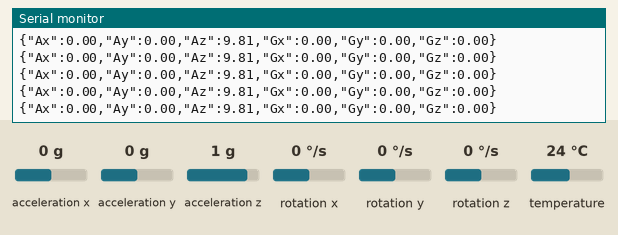
Simulated run of this sketch. Board: ESP32. On the bench: the last lines printed to the serial monitor. The inputs (shaded band) are chosen by the test bench; at power-on: acceleration x 0 g, acceleration y 0 g, acceleration z 1 g, rotation x 0 °/s, rotation y 0 °/s, rotation z 0 °/s, temperature 24 °C. WiFi joins after 1.5 s; servers stay silent unless stated; no MQTT or app messages arrive unless stated.

Above: at 2.7 s.
2.8 s: acceleration x set to -1.4 g
At 3.4 s:
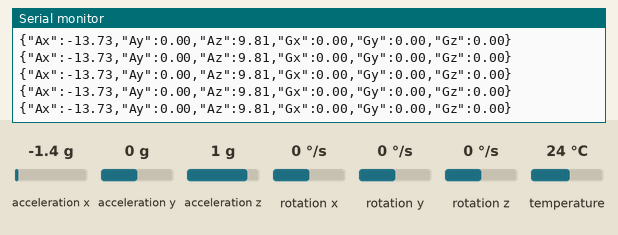
4.3 s: acceleration y set to -1.4 g
At 4.8 s:
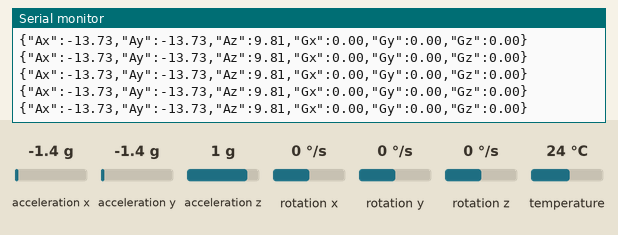
5.8 s: acceleration z set to -1.4 g
At 6.6 s:
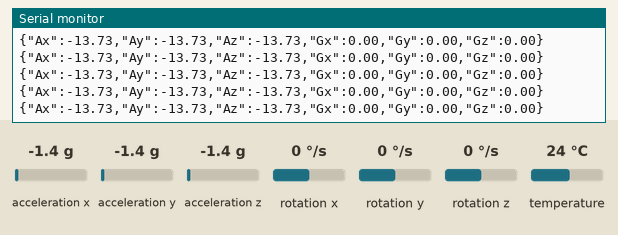
7.3 s: rotation x set to -192 °/s
At 7.8 s:
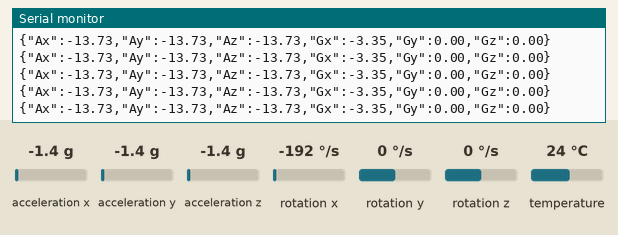
8.8 s: rotation y set to -192 °/s
At 9.7 s:
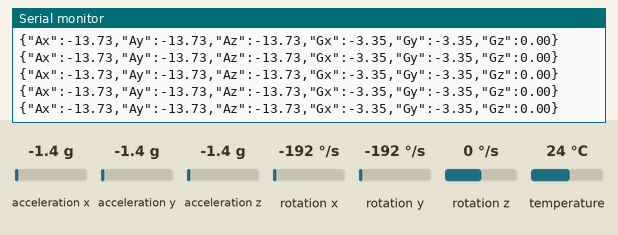

Measured:
- after the input at 2.8 s, the serial monitor: prints a new line at once (image 1)
- after the input at 4.3 s, the serial monitor: prints a new line at once (image 2)
- after the input at 5.8 s, the serial monitor: prints a new line at once (image 3)
- after the input at 7.3 s, the serial monitor: prints a new line at once (image 4)
- after the input at 8.8 s, the serial monitor: prints a new line at once (image 5)

The sketch:

SafeTag_IoT.ino
```cpp
#include <WiFi.h>
#include <Wire.h>
#include <Adafruit_MPU6050.h>
#include <Adafruit_Sensor.h>
#include "Adafruit_MQTT.h"
#include "Adafruit_MQTT_Client.h"

// === WiFi & MQTT Info ===
const char* ssid = "lala";
const char* password = "00000000";

#define MQTT_SERVER      "broker.emqx.io"
#define MQTT_SERVERPORT  1883
#define MQTT_USERNAME    ""
#define MQTT_KEY         ""

WiFiClient client;
Adafruit_MQTT_Client mqtt(&client, MQTT_SERVER, MQTT_SERVERPORT, MQTT_USERNAME, MQTT_KEY);
Adafruit_MQTT_Publish fall_data = Adafruit_MQTT_Publish(&mqtt, "fall/////");

Adafruit_MPU6050 mpu;

void connectToWiFi() {
  WiFi.begin(ssid, password);
  Serial.print("Connecting to WiFi");
  while (WiFi.status() != WL_CONNECTED) {
    delay(500);
    Serial.print(".");
  }
  Serial.println(" connected!");
}

void connectToMQTT() {
  int8_t ret;
  while ((ret = mqtt.connect()) != 0) {
    Serial.print("MQTT connection failed, code: ");
    Serial.println(mqtt.connectErrorString(ret));
    Serial.println("Retrying MQTT in 5 seconds...");
    mqtt.disconnect();
    delay(5000);
  }
  Serial.println("MQTT Connected!");
}

void setup() {
  Serial.begin(115200);
  Wire.begin();

  connectToWiFi();

  if (!mpu.begin()) {
    Serial.println("MPU6050 not found!");
    while (1) delay(10);
  }

  Serial.println("MPU6050 Found!");

  mpu.setAccelerometerRange(MPU6050_RANGE_8_G);
  mpu.setGyroRange(MPU6050_RANGE_500_DEG);
  mpu.setFilterBandwidth(MPU6050_BAND_21_HZ);
}

void loop() {
  if (!mqtt.connected()) {
    connectToMQTT();
  }
  mqtt.processPackets(10);
  mqtt.ping();

  sensors_event_t a, g, temp;
  mpu.getEvent(&a, &g, &temp);

  char payload[200]; // Reduce payload size.
  snprintf(payload, sizeof(payload),
           "{\"Ax\":%.2f,\"Ay\":%.2f,\"Az\":%.2f,"
           "\"Gx\":%.2f,\"Gy\":%.2f,\"Gz\":%.2f}",
           a.acceleration.x, a.acceleration.y, a.acceleration.z,
           g.gyro.x, g.gyro.y, g.gyro.z);

  Serial.println(payload);

  if (!fall_data.publish(payload)) {
    Serial.println("Failed to publish");
  }

  delay(10);  // Reduced delay for faster data transmission
}
```
